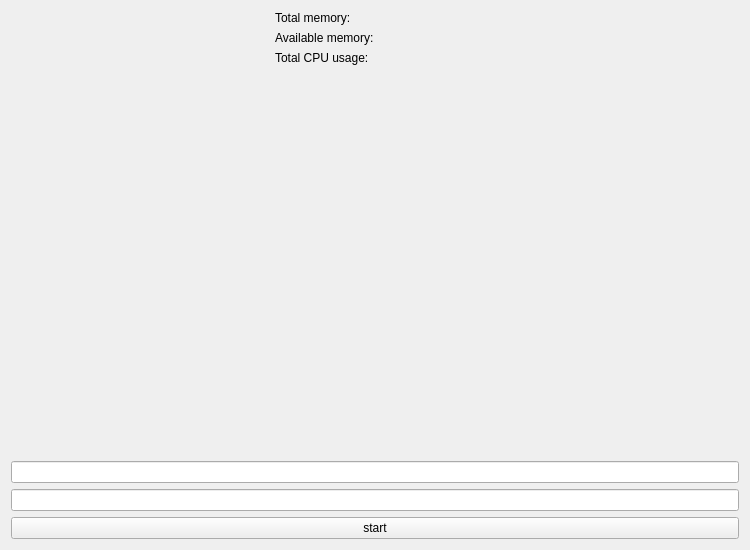
<?xml version="1.0" encoding="UTF-8"?>
<ui version="4.0">
 <class>Widget</class>
 <widget class="QWidget" name="Widget">
  <property name="geometry">
   <rect>
    <x>0</x>
    <y>0</y>
    <width>750</width>
    <height>550</height>
   </rect>
  </property>
  <property name="cursor">
   <cursorShape>ArrowCursor</cursorShape>
  </property>
  <property name="windowTitle">
   <string>Widget</string>
  </property>
  <layout class="QVBoxLayout" name="verticalLayout_2">
   <item>
    <layout class="QHBoxLayout" name="horizontalLayout">
     <item>
      <layout class="QVBoxLayout" name="verticalLayout"/>
     </item>
     <item>
      <layout class="QVBoxLayout" name="verticalLayout_3">
       <property name="sizeConstraint">
        <enum>QLayout::SetDefaultConstraint</enum>
       </property>
       <item>
        <widget class="QLabel" name="label">
         <property name="minimumSize">
          <size>
           <width>200</width>
           <height>0</height>
          </size>
         </property>
         <property name="maximumSize">
          <size>
           <width>200</width>
           <height>16777215</height>
          </size>
         </property>
         <property name="text">
          <string>Total memory: </string>
         </property>
        </widget>
       </item>
       <item>
        <widget class="QLabel" name="label_2">
         <property name="minimumSize">
          <size>
           <width>200</width>
           <height>0</height>
          </size>
         </property>
         <property name="maximumSize">
          <size>
           <width>200</width>
           <height>16777215</height>
          </size>
         </property>
         <property name="text">
          <string>Available memory:</string>
         </property>
        </widget>
       </item>
       <item>
        <widget class="QLabel" name="label_3">
         <property name="minimumSize">
          <size>
           <width>200</width>
           <height>0</height>
          </size>
         </property>
         <property name="maximumSize">
          <size>
           <width>200</width>
           <height>16777215</height>
          </size>
         </property>
         <property name="text">
          <string>Total CPU usage: </string>
         </property>
        </widget>
       </item>
       <item>
        <spacer name="verticalSpacer">
         <property name="orientation">
          <enum>Qt::Vertical</enum>
         </property>
         <property name="sizeHint" stdset="0">
          <size>
           <width>4</width>
           <height>4</height>
          </size>
         </property>
        </spacer>
       </item>
      </layout>
     </item>
    </layout>
   </item>
   <item>
    <widget class="QLineEdit" name="lineEdit"/>
   </item>
   <item>
    <widget class="QLineEdit" name="lineEdit_2"/>
   </item>
   <item>
    <widget class="QPushButton" name="pushButton">
     <property name="text">
      <string>start</string>
     </property>
    </widget>
   </item>
  </layout>
 </widget>
 <resources/>
 <connections/>
</ui>
